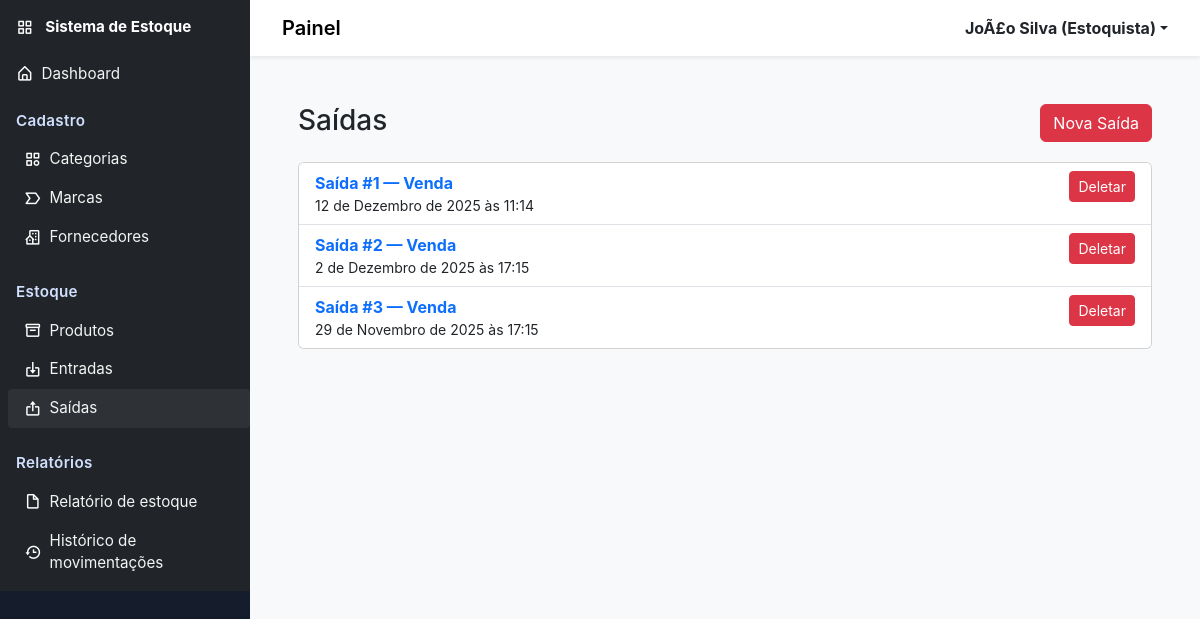
Page /movimentacoes/saidas/ (signed in) on the committed database.
### usuarios/models.py (models this page shows, shortened)
class Usuario(AbstractBaseUser, PermissionsMixin):
    NIVEL_ADMIN = "admin"
    NIVEL_ESTOQUISTA = "estoquista"
    NIVEL_CAIXA = "caixa"
    NIVEL_CHOICES = [
        (NIVEL_ADMIN, "Admin"),
        (NIVEL_ESTOQUISTA, "Estoquista"),
        (NIVEL_CAIXA, "Caixa"),
    ]
    id = models.AutoField(primary_key=True)
    nome = models.CharField("Nome", max_length=150)
    login = models.CharField("Login", max_length=50, unique=True)
    nivel_acesso = models.CharField(
        "Nível de acesso", max_length=30, choices=NIVEL_CHOICES, default=NIVEL_ESTOQUISTA)
    is_staff = models.BooleanField("Staff", default=False)
    is_active = models.BooleanField("Ativo", default=True)
    data_criacao = models.DateTimeField(
        "Data de criação", default=timezone.now)
    objects = UsuarioManager()
    USERNAME_FIELD = "login"
    REQUIRED_FIELDS = ["nome"]
    class Meta:
        verbose_name = "Usuário"
        verbose_name_plural = "Usuários"

### movimentacoes/models.py (models this page shows, shortened)
class SaidaEstoque(models.Model):
    TIPO_VENDA = "venda"
    TIPO_PERDA = "perda"
    TIPO_DEVOLUCAO = "devolucao"
    TIPO_AJUSTE = "ajuste"
    TIPO_CHOICES = [
        (TIPO_VENDA, "Venda"),
        (TIPO_PERDA, "Perda"),
        (TIPO_DEVOLUCAO, "Devolução"),
        (TIPO_AJUSTE, "Ajuste"),
    ]
    id = models.AutoField(primary_key=True)
    tipo_saida = models.CharField(max_length=20, choices=TIPO_CHOICES)
    data_saida = models.DateTimeField(default=timezone.now)
    usuario_responsavel = models.ForeignKey(Usuario, on_delete=models.PROTECT, null=True, blank=True, related_name="saidas")
    observacao = models.TextField(blank=True, null=True)
    class Meta:
        verbose_name = "Saída de Estoque"
        verbose_name_plural = "Saídas de Estoque"

### movimentacoes/views.py (the view)
# urls.py: path("saidas/", views.saidas, name="saidas"),
@login_required
def saidas(request):
    saidas = SaidaEstoque.objects.select_related(
        'usuario_responsavel').all().order_by('-data_saida')
    return render(request, 'movimentacoes/saidas.html', {'saidas': saidas})

### usuarios/templatetags/access_tags.py (called while the page is built)
@register.simple_tag(takes_context=True)
def has_access(context, allowed_levels):
    request = context.get('request')
    if not request or not hasattr(request, 'user') or not request.user.is_authenticated:
        return False
    nivel = getattr(request.user, 'nivel_acesso', None)
    if not nivel:
        return False
    allowed = [x.strip() for x in allowed_levels.split(',') if x.strip()]
    return nivel in allowed

### templates/movimentacoes/saidas.html (shortened to what this page needs)
{% extends 'base.html' %}
{% block content %}
<div class="container-fluid p-4">
    <div class="row mb-3">
        <div class="col-md-6">
            <h1 class="h3">Saídas</h1>
        </div>
        <div class="col-md-6 text-end">
            <a href="{% url 'movimentacoes:criar_saida' %}" class="btn btn-danger">Nova Saída</a>
        </div>
    </div>
    <div class="card">
        <ul class="list-group list-group-flush">
            {% for s in saidas %}
            <li class="list-group-item d-flex justify-content-between align-items-start">
                <div>
                    <a href="{% url 'movimentacoes:detalhe_saida' s.id %}" class="fw-bold text-decoration-none">Saída #{{ s.id }} — {{ s.get_tipo_saida_display }}</a>
                    <small class="d-block">{{ s.data_saida }}</small>
                </div>
                <div>
                    <a href="{% url 'movimentacoes:deletar_saida' s.id %}" class="btn btn-sm btn-danger">Deletar</a>
                </div>
            </li>
            {% empty %}
            <li class="list-group-item text-center text-muted">Nenhuma saída</li>
            {% endfor %}
        </ul>
    </div>
</div>
{% endblock %}

### templates/includes/header.html (shortened to what this page needs)
<header class="navbar navbar-expand-lg navbar-light bg-white shadow-sm">
<div class="container-fluid">
<div class="d-flex align-items-center">
	<a class="navbar-brand" href="#">Painel</a>
</div>
<div class="d-flex align-items-center">
<div class="dropdown">
<a class="d-flex align-items-center text-dark text-decoration-none dropdown-toggle" href="#" id="userDropdown" data-bs-toggle="dropdown" aria-expanded="false">
	<strong>
		{% if request.user.is_authenticated %}
			{{ request.user.nome }} {% if request.user.get_nivel_acesso_display %}({{ request.user.get_nivel_acesso_display }}){% endif %}
		{% else %}
			Usuário
		{% endif %}
	</strong>
</a>
</div>
</div>
</div>
</header>

### static/css/style.css (style rules this page uses)
body { font-family: Inter, system-ui, -apple-system, 'Segoe UI', Roboto, 'Helvetica Neue', Arial; background-color: #f8f9fa; }
header.navbar .navbar-brand { font-weight:600 }
@media (min-width: 768px) { header.navbar { padding-left: 1.25rem; padding-right:1.25rem } }

### rows in the picture
Usuario: user.nome "JoÃ£o Silva", user.nivel_acesso "Estoquista"
SaidaEstoque: id "1", tipo_saida "Venda", data_saida "12 de Dezembro de 2025 às 11:14"
SaidaEstoque: id "2", tipo_saida "Venda", data_saida "2 de Dezembro de 2025 às 17:15"
SaidaEstoque: id "3", tipo_saida "Venda", data_saida "29 de Novembro de 2025 às 17:15"
